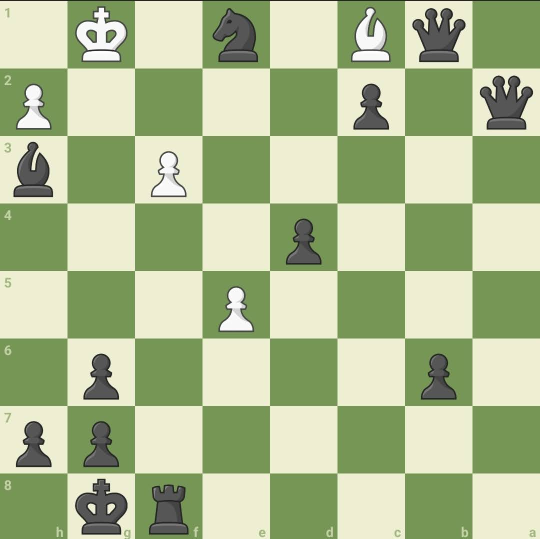
#> input picture tests/images/0.jpeg, 1080 x 1078 px (shown at 1/2 size); its folder holds only this picture in this run
$ python -i live_session.py   (imports and definitions only)
#> lines starting #> are read from the running program, lines starting #| are printed output that depends on the picture
### src/gage_eval/_loguru_compat.py
"""Ensure loguru import succeeds even in minimal dev environments."""

from __future__ import annotations

import sys
from contextlib import contextmanager
from contextvars import ContextVar
from datetime import datetime, timezone
from types import SimpleNamespace


def ensure_loguru() -> None:
    try:  # pragma: no cover - best effort import
        import loguru  # type: ignore

        if hasattr(loguru, "logger"):
            return
    except Exception:
        pass

    class _StubMessage:
        def __init__(self, record):
            self.record = record

    _CONTEXT_EXTRA: ContextVar[dict] = ContextVar("stub_loguru_context_extra", default={})

    class _StubLogger:
        def __init__(self, sinks=None, extra=None):
            self._sinks = sinks if sinks is not None else []
            self._extra = extra or {}

        def bind(self, **kwargs):
            merged = dict(_CONTEXT_EXTRA.get())
            merged.update(self._extra)
            merged.update({k: v for k, v in kwargs.items() if v is not None})
            return _StubLogger(self._sinks, merged)

        @contextmanager
        def contextualize(self, **kwargs):
            current = dict(_CONTEXT_EXTRA.get())
            current.update({k: v for k, v in kwargs.items() if v is not None})
            token = _CONTEXT_EXTRA.set(current)
            try:
                yield self
            finally:
                _CONTEXT_EXTRA.reset(token)

        def add(self, sink, **kwargs):
            self._sinks.append(sink)
            return len(self._sinks)

        def opt(self, **kwargs):
            return self

        def log(self, level, message, *args, **kwargs):
            formatted = message.format(*args, **kwargs) if (args or kwargs) else message
            extra = dict(_CONTEXT_EXTRA.get())
            extra.update(self._extra)
            record = {
                "level": {"name": level},
                "message": formatted,
                "extra": extra,
                "time": datetime.now(timezone.utc),
                "file": {"name": ""},
                "function": "",
                "line": 0,
            }
            payload = _StubMessage(record=record)
            for sink in list(self._sinks):
                try:
                    sink(payload)
                except Exception:
                    continue
            return True

        def debug(self, message, *args, **kwargs):
            return self.log("DEBUG", message, *args, **kwargs)

        def info(self, message, *args, **kwargs):
            return self.log("INFO", message, *args, **kwargs)

        def warning(self, message, *args, **kwargs):
            return self.log("WARNING", message, *args, **kwargs)

        def error(self, message, *args, **kwargs):
            return self.log("ERROR", message, *args, **kwargs)

        def exception(self, message, *args, **kwargs):
            return self.log("ERROR", message, *args, **kwargs)

        def __getattr__(self, name):  # pragma: no cover
            return self.log

    sys.modules["loguru"] = SimpleNamespace(logger=_StubLogger())

### src/gage_eval/role/arena/visualization/live_session.py
from __future__ import annotations

import base64
import binascii
import hashlib
import io
from collections import OrderedDict
from collections.abc import Mapping, Sequence
from dataclasses import dataclass, field, replace
from threading import Condition, RLock
import time
from typing import Callable, Protocol
from urllib.parse import quote, unquote, unquote_to_bytes

from gage_eval.game_kits.contracts import GameVisualizationSpec
from gage_eval.role.arena.visualization.assembly import (
    assemble_visual_scene,
    collect_scene_media_refs,
)
from gage_eval.role.arena.visualization.contracts import (
    ControlCommand,
    MediaSourceRef,
    ObserverRef,
    TimelineEvent,
    VisualSceneMedia,
    VisualScene,
    VisualSession,
)
from gage_eval.role.arena.visualization.gateway_service import TimelinePage
from gage_eval.role.arena.visualization.recorder import (
    ArenaVisualSessionRecorder,
)

try:
    from PIL import Image
except Exception:  # pragma: no cover - optional dependency
    Image = None

_SUPPORTED_LIVE_SCENE_SCHEMES = {
    "http_pull",
    "binary_stream",
    "low_latency_channel",
}
_BINARY_MEDIA_PREFIX = "live-binary:"
_LOW_LATENCY_MEDIA_PREFIX = "live-channel-"
_LOW_LATENCY_SCENE_KINDS = {"frame", "rts"}
_LIVE_REVISION_FRAME_SHIFT = 32
_LIVE_REVISION_POLL_INTERVAL_S = 0.1


# [27 lines that did not run here, left out]


class ArenaVisualFinishGate:
    # [49 lines left out: functions __init__, arm, wait, record_control_interaction, finish, not called in this run]


# [625 lines that did not run here, left out]


# [28 lines that did not run here, left out]


def _lookup_event(events: Sequence[TimelineEvent], *, seq: int) -> TimelineEvent | None:
    for event in events:
        if event.seq == int(seq):
            return event
    return None


def _select_snapshot_anchor(
    snapshot_payloads: Sequence[dict[str, object]],
    *,
    seq: int,
) -> dict[str, object] | None:
    selected: dict[str, object] | None = None
    for candidate in snapshot_payloads:
        candidate_seq = int(candidate.get("seq", -1))
        if candidate_seq > int(seq):
            break
        selected = candidate
    return selected


def _override_observer(
    visual_session: VisualSession,
    *,
    observer: ObserverRef | None,
) -> VisualSession:
    if observer is None:
        return visual_session
    return replace(visual_session, observer=observer)


def _compose_live_revision(*, recorder_revision: int, frame_version: int) -> int:
    return (max(0, int(recorder_revision)) << _LIVE_REVISION_FRAME_SHIFT) | max(0, int(frame_version))


def _recorder_revision_from_live_revision(live_revision: int) -> int:
    return max(0, int(live_revision)) >> _LIVE_REVISION_FRAME_SHIFT


# [328 lines left out: functions _hash_live_frame_payload_version, _normalize_live_frame_payload_version_value, _overlay_event_payload_with_live_frame, _resolve_live_frame_media_payload, _build_inline_media_ref, _infer_data_url_mime_type and 13 more, not called in this run]


__all__ = [
    "ArenaVisualFinishGate",
    "ArenaVisualLiveRegistry",
    "ArenaVisualLiveSessionSource",
    "RecorderLiveSessionSource",
]

>>> import cv2
>>> picture = cv2.imread('../../../../../tests/images/0.jpeg', cv2.IMREAD_GRAYSCALE)
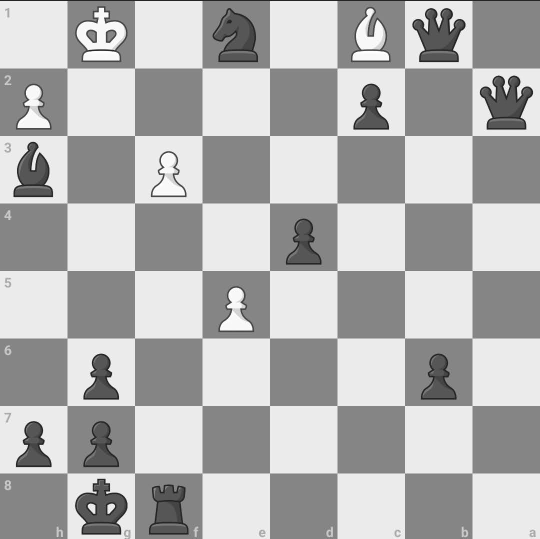
#> picture: shape (1078, 1080) (shown at 1/2 size); min 0, max 255, mean 178.2
#> (the run stopped early here; a loop or call above may not have finished)
